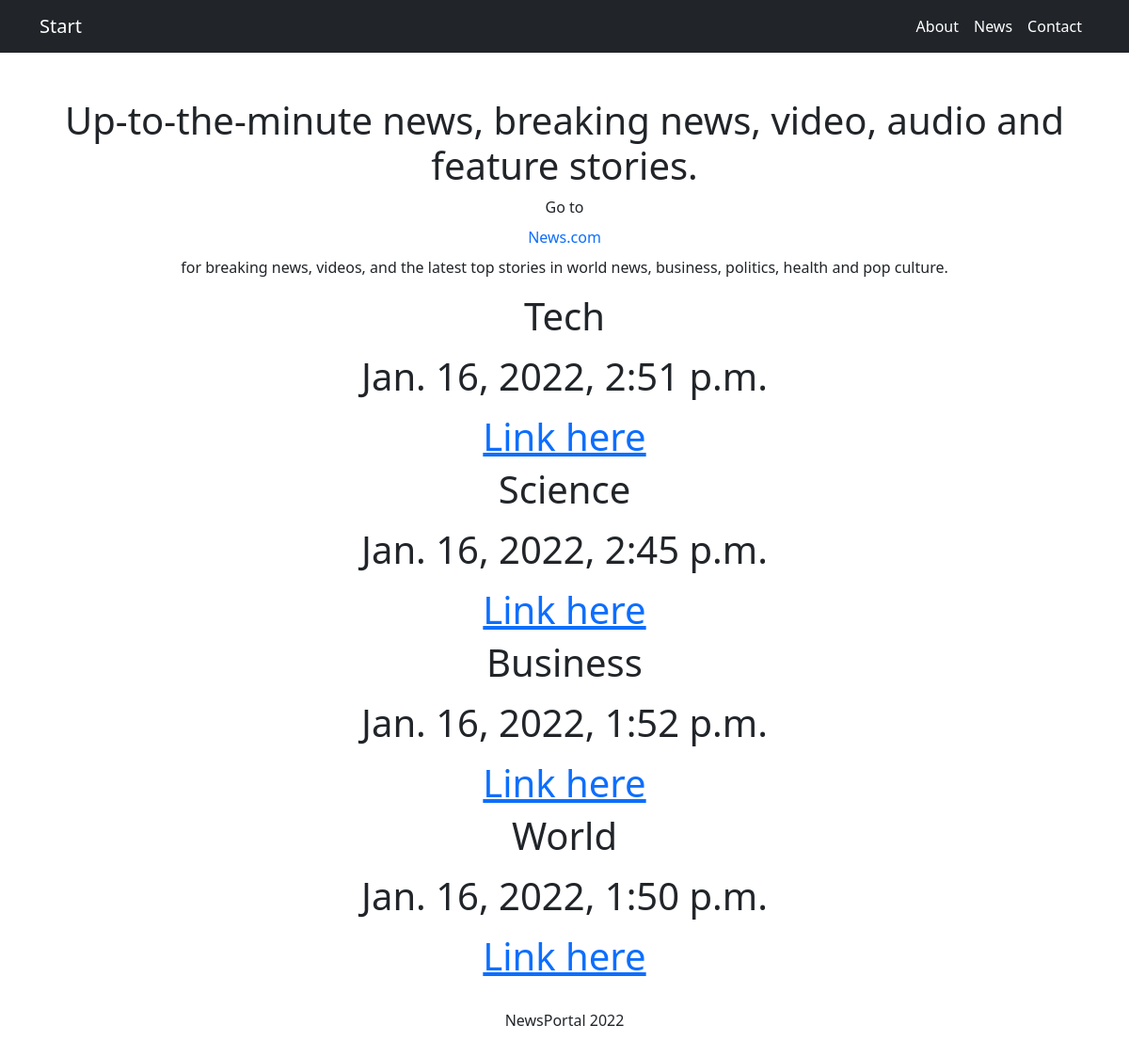
Screenshot of /contact/news_list/ with the database file from the repository.
### news/models.py (models this page shows, shortened)
class New(models.Model):
    title = models.CharField(max_length=64, null=True, blank=True)
    text = models.TextField(max_length=356, null=True, blank=True)
    date_of_pub = models.DateTimeField(auto_now_add=True, null=True, blank=True)
    slug = models.SlugField(max_length=128, unique=True, null=True, blank=True)
    def get_absolute_url(self):
        return reverse('detail', kwargs={'pk': self.pk})
    class Meta:
        verbose_name = 'New'
        verbose_name_plural = 'News'
        ordering = ['-date_of_pub']

### news/views.py (the view)
# urls.py: path('contact/', include('news.urls')),
def news(request):
    news = New.objects.all()
    return render(request, 'news.html', context={'news': news})

### news/templates/news/news.html
{% extends 'flatpages/default.html' %}
{% block content %}
<body>
{% for new in news %}
<h1>
    <center>
        <p>{{ new.title }}</p>
        <p>{{ new.date_of_pub}}</p>
        <a href="{{ new.get_absolute_url }}">Link here</a>
    </center>
</h1>
{% endfor %}
</body>
{% endblock %}

### news/templates/flatpages/default.html (shortened to what this page needs)
<!DOCTYPE html>
<html lang="en">
<head>
    {% load static %}
    <link href="{% static 'css/styles.css' %}" rel="stylesheet"/>
</head>
<body>
<nav class="navbar navbar-expand-lg navbar-dark bg-dark">
    <div class="container">
        <a class="navbar-brand" href="/news/">Start</a>
        <div class="collapse navbar-collapse" id="navbarSupportedContent">
            <ul class="navbar-nav ms-auto mb-2 mb-lg-0">
                <li class="nav-item"><a class="nav-link active" aria-current="page" href="/about/">About</a></li>
                <li class="nav-item"><a class="nav-link active" href="news_list/">News</a></li>
                <li>
                    <a class="nav-link active" href="/contact/" role="button" aria-expanded="false">Contact</a>
                </li>
            </ul>
        </div>
    </div>
</nav>
<div class="container">
    <div class="text-center mt-5">
        <h1>Up-to-the-minute news, breaking news, video, audio and feature stories.</h1>
        <p class="Main link">Go to<a class="nav-link" href="{{ 'https://www.bbc.com/news' }}">News.com</a>for breaking
            news,
            videos, and the latest top stories in world news, business, politics, health and pop culture.</p>
        {% block content %}
        {% endblock %}
        <div class="footer">
            <footer><br>
                <p>NewsPortal 2022</p></br></footer>
        </div>
    </div>
</div>
</body>
</html>

### rows the page displays
New: title "Tech", date_of_pub "Jan. 16, 2022, 2:51 p.m."
New: title "Science", date_of_pub "Jan. 16, 2022, 2:45 p.m."
New: title "Business", date_of_pub "Jan. 16, 2022, 1:52 p.m."
New: title "World", date_of_pub "Jan. 16, 2022, 1:50 p.m."
